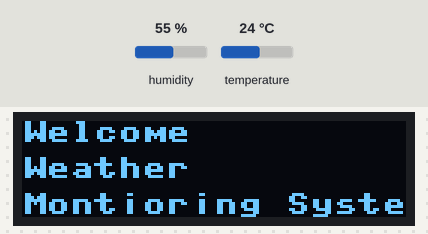
The program below on a simulated ESP32 board running MicroPython. Shown: 128×32 one-colour display. The inputs (shaded band) are chosen by the test bench; at power-on: humidity 55 %, temperature 24 °C. WiFi joins after 1.5 s; the clock reads 2024-03-15 10:24:30 at power-on unless the program sets it; requests to the public web service named in the program get a made-up reply in its usual format after 0.4 s (London, UTC, broken clouds, 64 % humidity, 1013 hPa unless stated); threads take turns every 2 ms; library files of the repository ran but are not shown: ssd1306.py; what the program prints to the serial console is not drawn.

Above: at 0.1 s.
At 1.85 s:
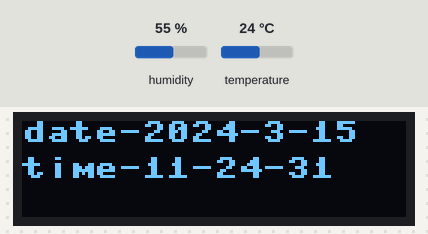
At 9.1 s:
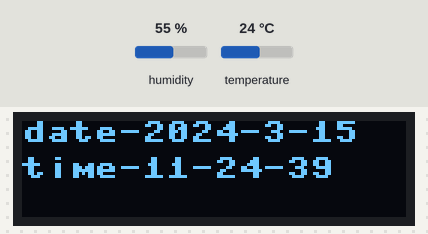
At 18.1 s:
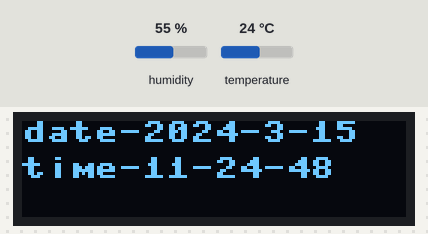
At 28.1 s:
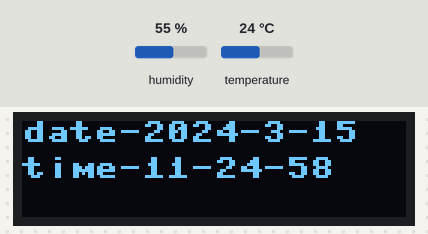
At 39.1 s:
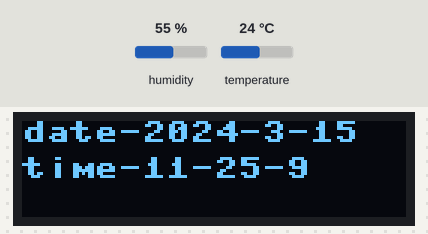

Measured:
- what the display in image 1 shows lasts 0.5 s, from 1.6 s to 2.1 s
- what the display in image 2 shows lasts 1.0 s, from 9.1 s to 10.1 s

The program:

main.py
```python
import ssd1306
import time
import _thread
import network
from machine import Pin, I2C
import urequests
from machine import Pin
import dht
import ntptime


sensor = dht.DHT22(Pin(27))
switchWeatherData  = Pin(15, mode=Pin.IN)
currentDataTime  = Pin(32, mode=Pin.IN)

i2c = I2C(sda=Pin(23), scl=Pin(22))
display = ssd1306.SSD1306_I2C(128, 32, i2c)
display.fill(0)
display.text('Welcome', 0, 0, 1)
display.text('Weather',0, 12, 1)
display.text('Montioring System',0, 24, 1)
display.show()

sta = network.WLAN(network.STA_IF)
if not sta.isconnected():
  print('connecting to network...')
  sta.active(True)
  sta.connect('Redmi 9 Prime', '123456780')
  while not sta.isconnected():
    pass
print('network config:', sta.ifconfig())

time.localtime()
ntptime.host = "1.fr.pool.ntp.org"

temp = 0
hum = 0

def readData(sensor,delay):
    while True:
        apiKey = 'VS4J3BEBBESDBTVY'
        timeInterval = 500
        global temp
        global hum
        sensor.measure()
        temp = sensor.temperature()
        hum = sensor.humidity()
        readings = {'field1':temp, 'field2':hum}
        request = urequests.post('http://api.thingspeak.com/update?api_key=' +
        apiKey,json = readings, headers = {'Content-Type': 'application/json'}  )
        request.close()
        print(readings)

def switchDataDisplay(input,delay):
  while True:
     if input.value() == 0:
        display.fill(0)
        global temp
        global hum
        display.text("temp-" + str(temp) + "degC", 0, 0, 1)
        display.text("humid-" + str(hum) + "%",0, 12, 1)
        display.show()

def switchTimeDateDisplay(input,delay):
    while True:
        if  input.value() == 0:
            time.localtime()
            ntptime.host = "1.fr.pool.ntp.org"
            ntptime.settime()
            offset = 60* 60
            year, month, day, hour, minute, second, ms, dayinyear = time.localtime(time.time() + offset )
            currentDate = str(year) + "-" + str(month) + "-" + str(day)
            currentTime = str(hour) + "-" + str(minute) + "-" + str(second)
            display.fill(0)
            display.text("date-" + currentDate,0,0,1)
            display.text("time-" + currentTime,0,12,1)
            display.show()

def dataLogger(input,delay):
  while True:
    global temp
    global hum
    apiKey = "fnIsHzZy0ti3rAKY7vYEJ8EsxQfVd60UZoUAY4YFcN8"
    readings = {'field1':temp, 'field2':hum}
    request = urequests.post('https://maker.ifttt.com/trigger/dht11/json/with/key/' +  apiKey,
    json=readings,
    headers={'Content-Type': 'application/json'})
    request.close()


delay=0

_thread.start_new_thread(switchDataDisplay,(switchWeatherData,delay))
_thread.start_new_thread(switchTimeDateDisplay,(currentDataTime,delay))
_thread.start_new_thread(readData,(sensor,delay))
```
